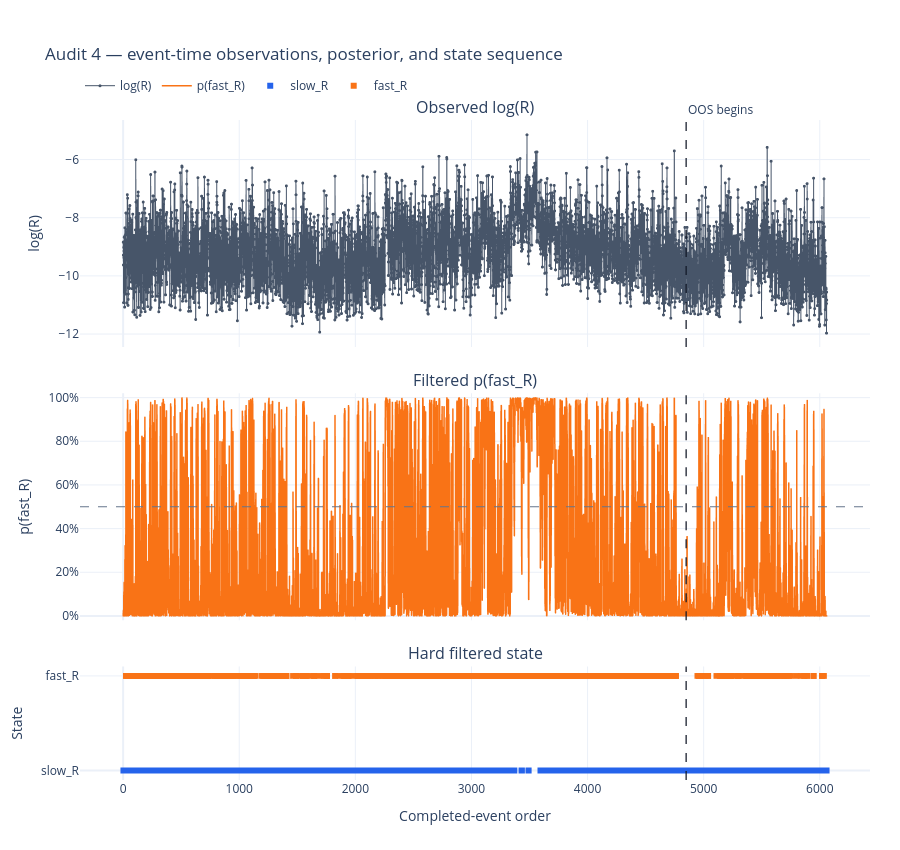

This figure's notebook cell:
### Markdown cell above
## Audit 4: event-time state sequence

This removes bar-duration weighting entirely. Every completed DC event occupies one horizontal step, regardless of whether its state was later carried across five bars or five hundred bars on the price chart.

### Code cell
event_time_audit_fig = plot_hmm_event_time_strip(audit_events, train_event_count=train_event_count)
event_time_audit_fig.show()

### Figure 1 — Plotly figure (JSON) as saved in the notebook; plotly's stock layout.template omitted (floating-point values rounded to 4 significant figures; data arrays with more than 128 entries replaced by an {"elided": "..."} marker saying what was removed)
{"data": [{"customdata": {"elided": "6060x3 mixed values"}, "hovertemplate": "event=%{x:.0f}<br>log(R)=%{y:.4f}<br>R=%{customdata[1]:.3e}<br>information time=%{customdata[0]}<br>sample=%{customdata[2]}<extra></extra>", "line": {"color": "#475569", "width": 1}, "marker": {"color": "#475569", "size": 3}, "mode": "lines+markers", "name": "log(R)", "x": {"elided": "6060 int values"}, "y": {"elided": "6060 float values"}, "type": "scattergl", "xaxis": "x", "yaxis": "y"}, {"customdata": {"elided": "6060x3 mixed values"}, "hovertemplate": "event=%{x:.0f}<br>p(fast_R)=%{y:.3f}<br>log(R)=%{customdata[1]:.4f}<br>information time=%{customdata[0]}<br>sample=%{customdata[2]}<extra></extra>", "line": {"color": "#f97316", "width": 1.5}, "mode": "lines", "name": "p(fast_R)", "x": {"elided": "6060 int values"}, "y": {"elided": "6060 float values"}, "type": "scattergl", "xaxis": "x2", "yaxis": "y2"}, {"customdata": {"elided": "4425x5 mixed values"}, "hovertemplate": "event=%{x:.0f}<br>state=slow_R<br>R=%{customdata[1]:.3e}<br>p(fast_R)=%{customdata[2]:.3f}<br>state probability=%{customdata[3]:.3f}<br>information time=%{customdata[0]}<br>sample=%{customdata[4]}<extra></extra>", "legendgroup": "slow_R", "marker": {"color": "#2563eb", "size": 6, "symbol": "square"}, "mode": "markers", "name": "slow_R", "x": {"elided": "4425 int values"}, "y": {"elided": "4425 int values"}, "type": "scattergl", "xaxis": "x3", "yaxis": "y3"}, {"customdata": {"elided": "1635x5 mixed values"}, "hovertemplate": "event=%{x:.0f}<br>state=fast_R<br>R=%{customdata[1]:.3e}<br>p(fast_R)=%{customdata[2]:.3f}<br>state probability=%{customdata[3]:.3f}<br>information time=%{customdata[0]}<br>sample=%{customdata[4]}<extra></extra>", "legendgroup": "fast_R", "marker": {"color": "#f97316", "size": 6, "symbol": "square"}, "mode": "markers", "name": "fast_R", "x": {"elided": "1635 int values"}, "y": {"elided": "1635 int values"}, "type": "scattergl", "xaxis": "x3", "yaxis": "y3"}], "layout": {"xaxis": {"anchor": "y", "domain": [0.0, 1.0], "matches": "x3", "showticklabels": false}, "yaxis": {"anchor": "x", "domain": [0.656, 1.0], "title": {"text": "log(R)"}}, "xaxis2": {"anchor": "y2", "domain": [0.0, 1.0], "matches": "x3", "showticklabels": false}, "yaxis2": {"anchor": "x2", "domain": [0.242, 0.586], "title": {"text": "p(fast_R)"}, "range": [-0.02, 1.02], "tickformat": ".0%"}, "xaxis3": {"anchor": "y3", "domain": [0.0, 1.0], "title": {"text": "Completed-event order"}}, "yaxis3": {"anchor": "x3", "domain": [0.0, 0.172], "title": {"text": "State"}, "tickvals": [0, 1], "ticktext": ["slow_R", "fast_R"]}, "annotations": [{"font": {"size": 16}, "showarrow": false, "text": "Observed log(R)", "x": 0.5, "xanchor": "center", "xref": "paper", "y": 1.0, "yanchor": "bottom", "yref": "paper"}, {"font": {"size": 16}, "showarrow": false, "text": "Filtered p(fast_R)", "x": 0.5, "xanchor": "center", "xref": "paper", "y": 0.586, "yanchor": "bottom", "yref": "paper"}, {"font": {"size": 16}, "showarrow": false, "text": "Hard filtered state", "x": 0.5, "xanchor": "center", "xref": "paper", "y": 0.172, "yanchor": "bottom", "yref": "paper"}, {"showarrow": false, "text": "OOS begins", "x": 4849.0, "xanchor": "left", "xref": "x", "y": 1.0, "yanchor": "bottom", "yref": "paper"}], "shapes": [{"line": {"color": "#64748b", "dash": "dash", "width": 1}, "type": "line", "x0": 0, "x1": 1, "xref": "x2 domain", "y0": 0.5, "y1": 0.5, "yref": "y2"}, {"line": {"color": "#111827", "dash": "dash", "width": 1.25}, "type": "line", "x0": 4849.0, "x1": 4849.0, "xref": "x", "y0": 0, "y1": 1, "yref": "y domain"}, {"line": {"color": "#111827", "dash": "dash", "width": 1.25}, "type": "line", "x0": 4849.0, "x1": 4849.0, "xref": "x2", "y0": 0, "y1": 1, "yref": "y2 domain"}, {"line": {"color": "#111827", "dash": "dash", "width": 1.25}, "type": "line", "x0": 4849.0, "x1": 4849.0, "xref": "x3", "y0": 0, "y1": 1, "yref": "y3 domain"}], "legend": {"orientation": "h", "yanchor": "bottom", "y": 1.03, "xanchor": "left", "x": 0.0}, "margin": {"l": 80, "r": 30, "t": 120, "b": 70}, "title": {"text": "Audit 4 — event-time observations, posterior, and state sequence"}, "height": 850, "hovermode": "x unified"}}
